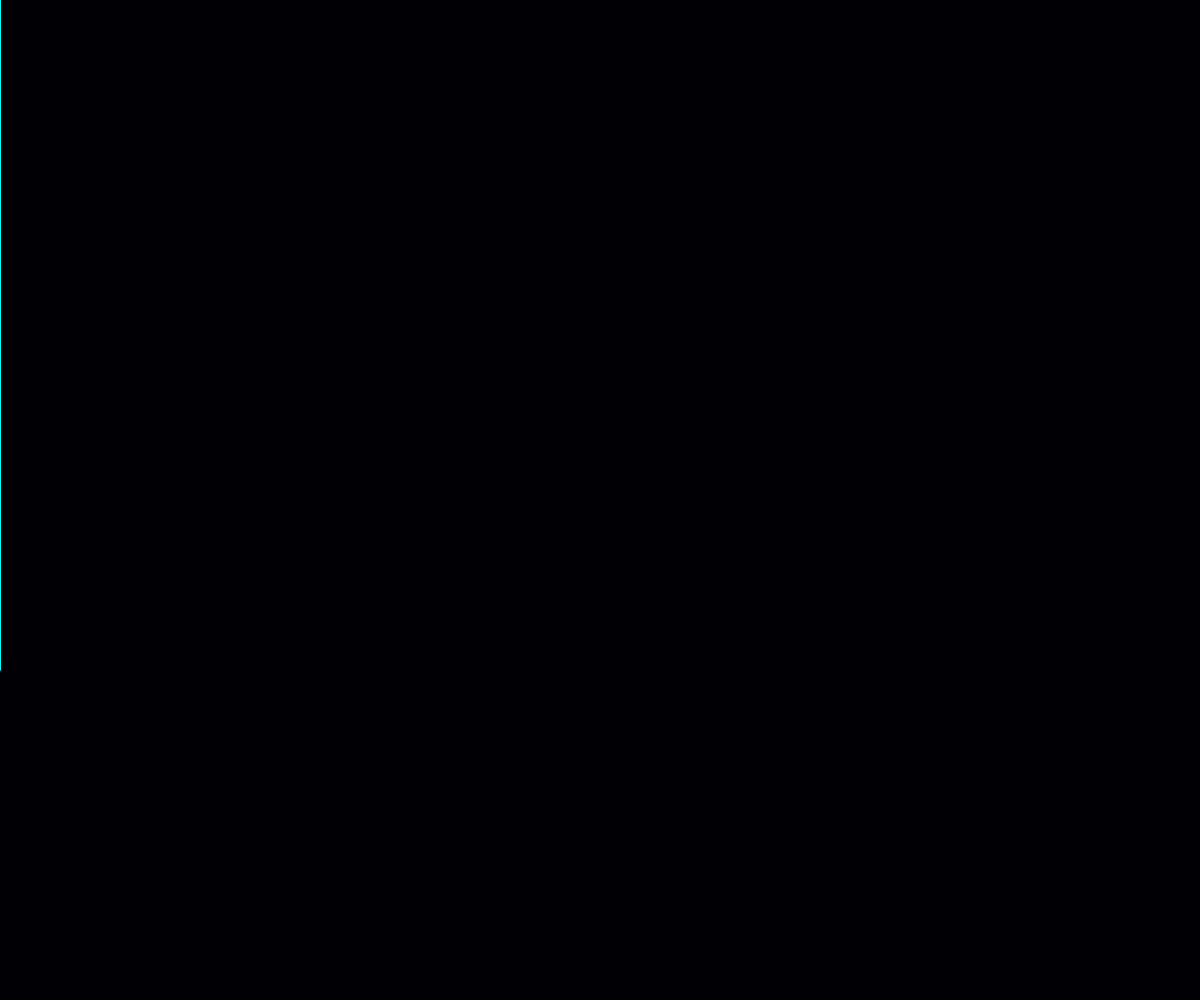
Frame 1 (no input)
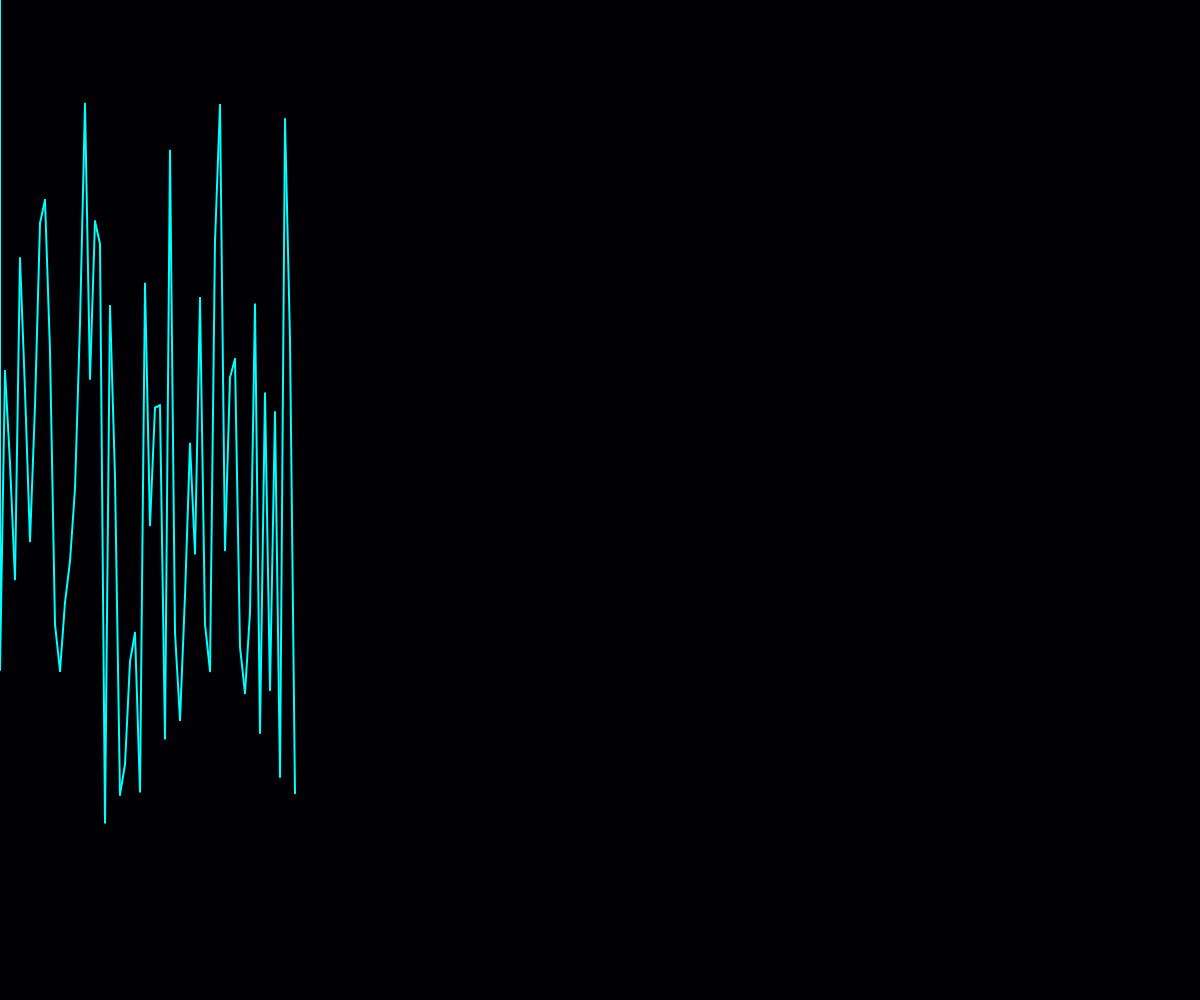
Frame 60 (no input)
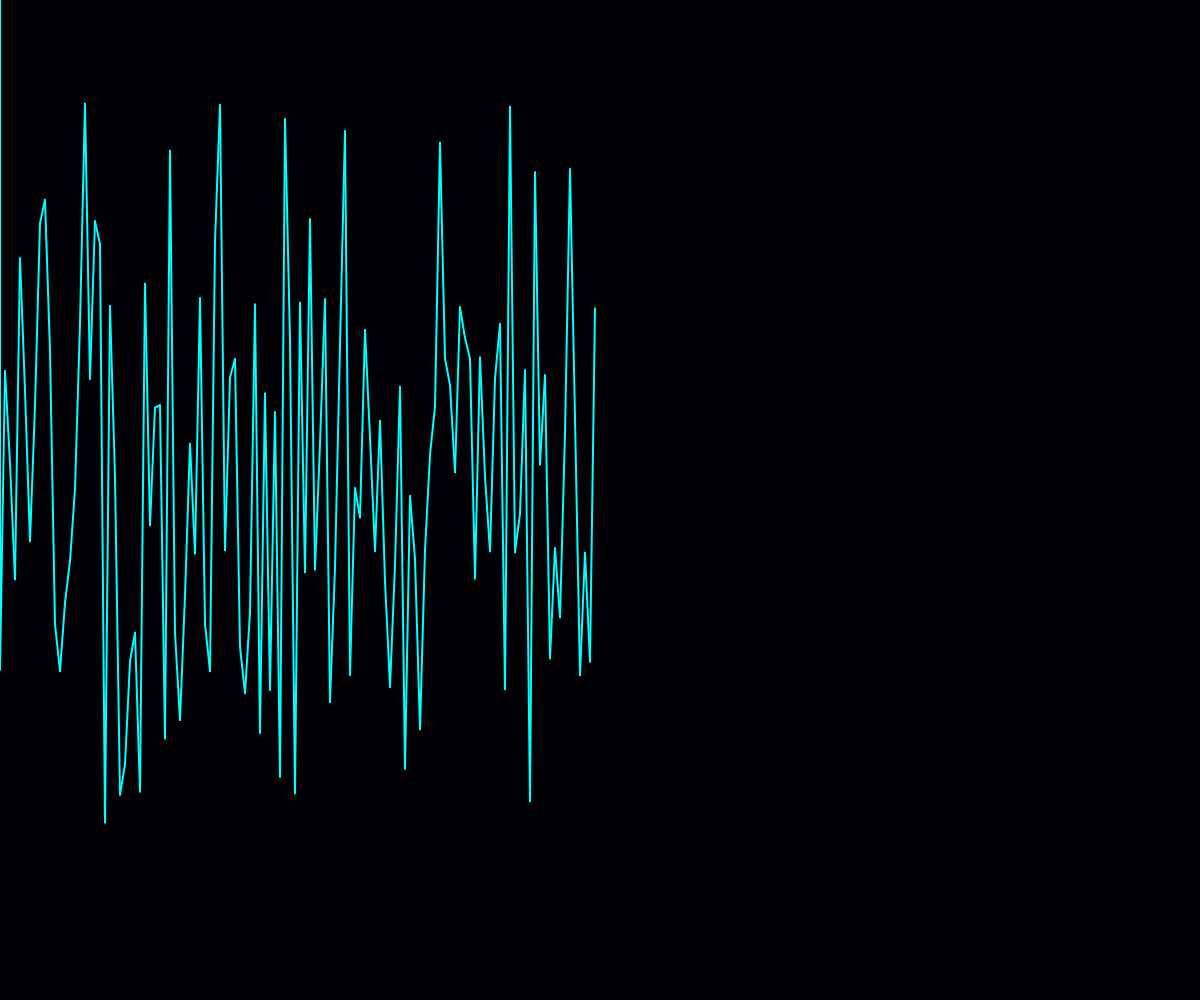
Frame 120 (the mouse pressed at the canvas centre since frame 60)

The p5.js sketch that drew these frames (run headless with seeded random() and noise() and a simulated clock; from frame 60 on, the mouse is pressed at the canvas centre):

// p5.js sketch
// ── sketch.js
/* uses p5.js | by Plasmoxy | @template=fullscreen */

let canvas, bgColor;

let i = 0;
let px = 0, py = 0, x = 0, y = 0;

function setup() {
  bgColor = color(10);
  canvas = createCanvas(windowWidth, windowHeight);
  strokeWeight(2);
  background(0, 0, 5);
}

function draw() {
  stroke(0, 255, 255);
  if (i < width) {
    x = i;
    y = height*noise(i);
    line(px, py, x, y);
    i += 5;
    px = x;
    py = y;
  }
}
